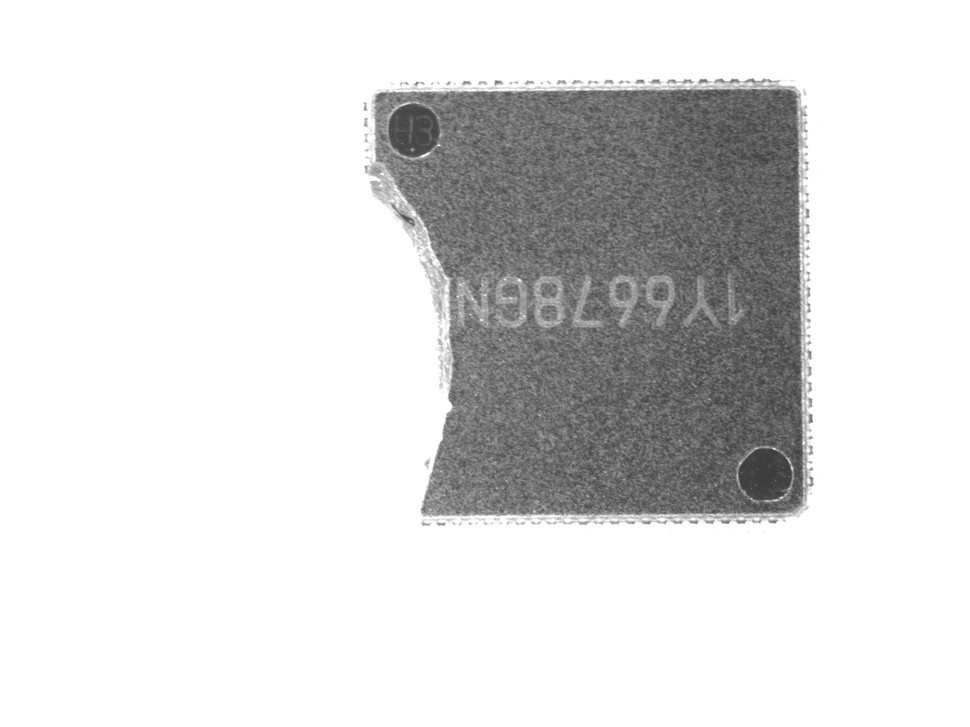
#> input picture 半导体芯片表面缺陷检测/半导体芯片表面缺陷检测-解压后可直接使用/半导体芯片表面缺陷检测/test/images/20240319231851125.jpg, 970 x 727 px, shrunk from 2592 x 1944 before the run
$ python -i prepare_obb_dataset.py   (imports and definitions only)
#> lines starting #> are read from the running program, lines starting #| are printed output that depends on the picture; after the words box and inside, x2 and y2 are one past the last pixel; in counts of white or black regions, pixels touching at a corner belong together
#> further down, picture is the input picture: shape (727, 970); min 57, max 255, mean 221.1
#!/usr/bin/env python3
"""Prepare a one-class YOLO OBB dataset from chip ROI YOLO HBB labels.

Input labels are standard 5-column YOLO detection labels:

    class cx cy w h

Output labels are YOLO OBB 9-column labels:

    class x1 y1 x2 y2 x3 y3 x4 y4

The converter estimates an oriented rectangle near each HBB crop with OpenCV
minAreaRect. If no stable rotated rectangle is found, it writes the horizontal
box as four points so every valid HBB object remains trainable.
"""

from __future__ import annotations

import argparse
import json
import math
import os
import random
import shutil
from dataclasses import dataclass, field
from pathlib import Path

import cv2
import numpy as np


SPLITS = ("train", "valid", "test")
IMAGE_EXTS = (".jpg", ".jpeg", ".png", ".bmp")
CLASS_NAMES = ["chip"]


@dataclass
class SplitStats:
    images: int = 0
    labels: int = 0
    objects: int = 0
    auto_rects: int = 0
    fallback_rects: int = 0
    empty_label_files: int = 0
    class_counts: dict[int, int] = field(default_factory=dict)


@dataclass
class PrepareStats:
    source: str
    output: str
    image_mode: str
    splits: dict[str, SplitStats] = field(default_factory=dict)
    warnings: list[str] = field(default_factory=list)


# [95 lines left out: functions parse_args, ensure_clean_output, iter_images, link_or_copy, parse_label_line, yolo_hbb_to_pixels and 1 more, not called in this run]


def horizontal_quad(x1: float, y1: float, x2: float, y2: float) -> np.ndarray:
    return np.array([[x1, y1], [x2, y1], [x2, y2], [x1, y2]], dtype=np.float32)


# [14 lines left out: functions order_quad, clip_quad, not called in this run]


def quad_area(points: np.ndarray) -> float:
    pts = np.asarray(points, dtype=np.float32).reshape(-1, 2)
    return float(abs(cv2.contourArea(pts)))


def build_candidate_masks(gray: np.ndarray) -> list[np.ndarray]:
    blurred = cv2.GaussianBlur(gray, (5, 5), 0)
    masks: list[np.ndarray] = []
    _, otsu = cv2.threshold(blurred, 0, 255, cv2.THRESH_BINARY + cv2.THRESH_OTSU)
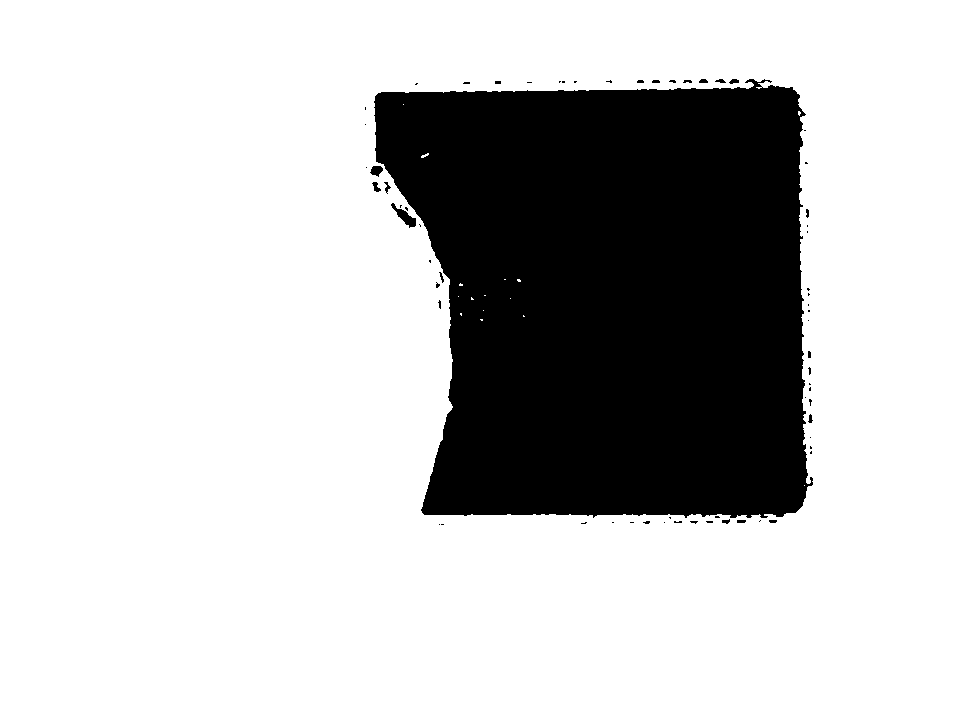
#> otsu: shape (727, 970); 77.1% white; 66 black regions (49 under 20 px), largest, box (x1, y1, x2, y2) and area: (374, 79, 813, 518) 160381, (391, 203, 416, 228) 217, (370, 166, 383, 177) 95
    masks.append(otsu)
    masks.append(cv2.bitwise_not(otsu))

    edges = cv2.Canny(blurred, 40, 120)
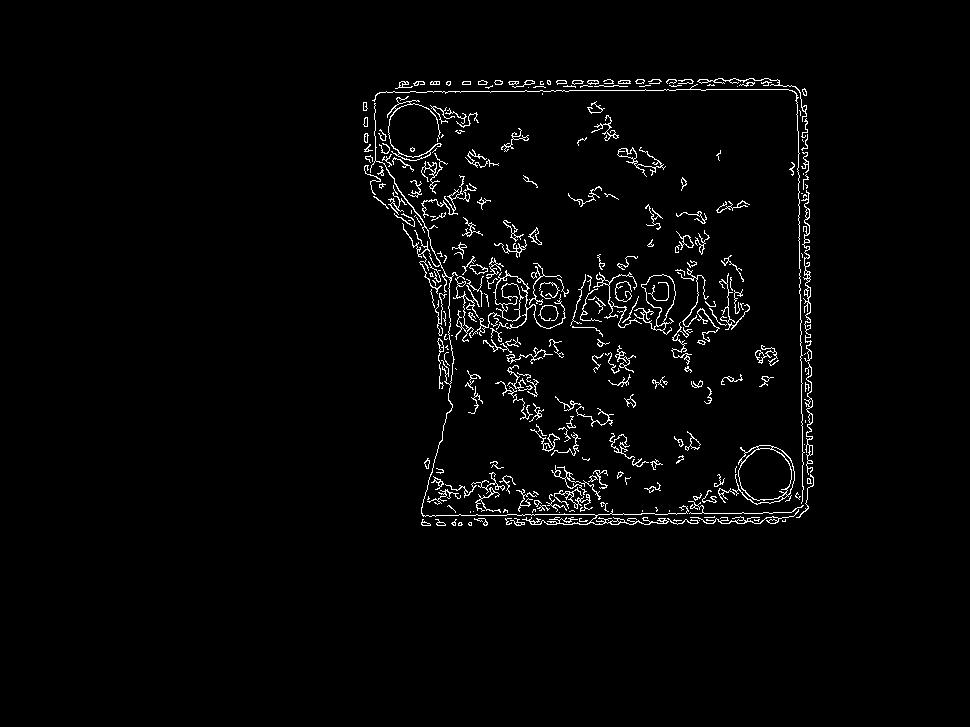
#> edges: shape (727, 970); 2.4% white in thin lines or dots, all inside (x1, y1, x2, y2) = (363, 78, 814, 526)
    kernel = np.ones((3, 3), np.uint8)
    masks.append(cv2.dilate(edges, kernel, iterations=1))

    cleaned: list[np.ndarray] = []
    for mask in masks:
        mask = cv2.morphologyEx(mask, cv2.MORPH_CLOSE, kernel, iterations=2)
        mask = cv2.morphologyEx(mask, cv2.MORPH_OPEN, kernel, iterations=1)
        cleaned.append(mask)
#> this loop made 3 passes
#> pass 1, in build_candidate_masks, `mask = cv2.morphologyEx(mask, cv2.MORPH_CLOSE, kernel, iterations=2)`:
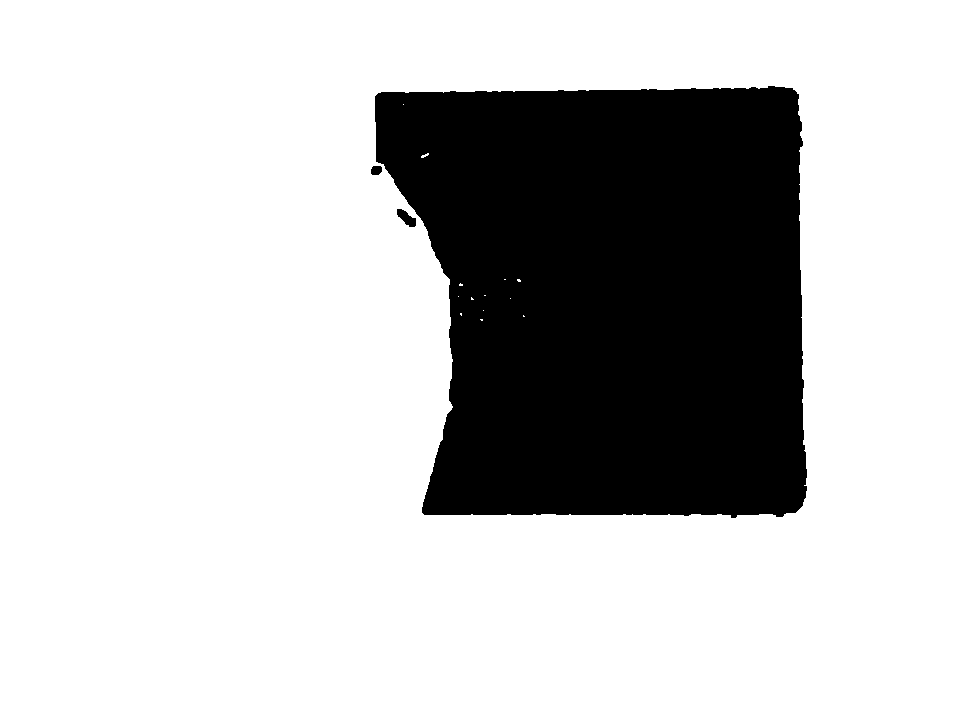
#> mask: shape (727, 970); 77.3% white; 3 black regions, box (x1, y1, x2, y2) and area: (375, 86, 807, 518) 159992, (397, 209, 416, 227) 188, (371, 166, 382, 175) 87
#> pass 2, in build_candidate_masks, `mask = cv2.morphologyEx(mask, cv2.MORPH_CLOSE, kernel, iterations=2)`:
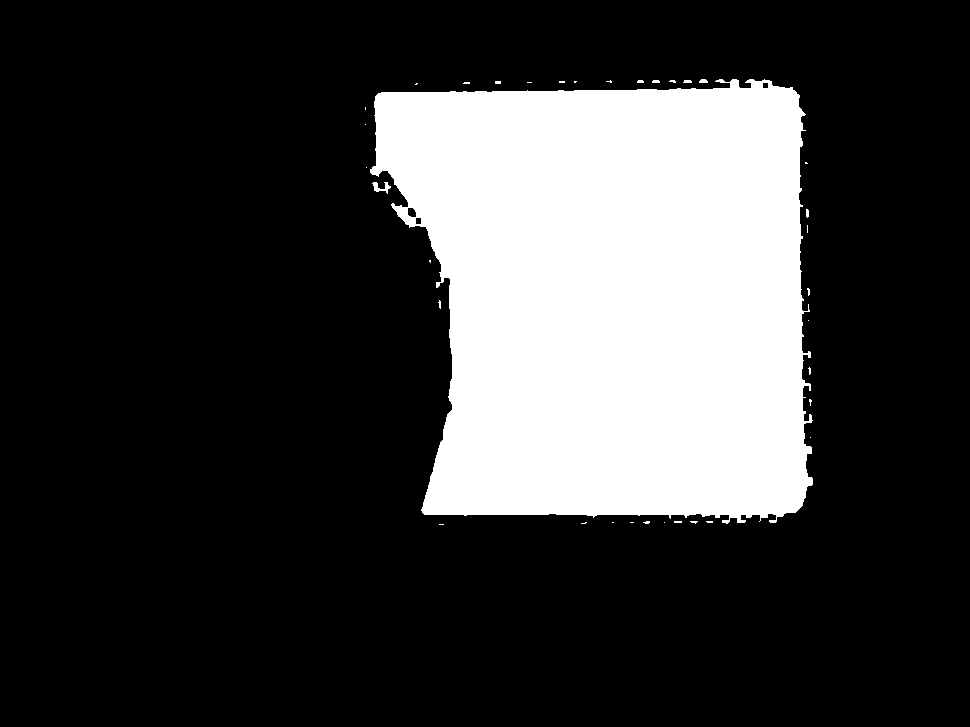
#> mask: shape (727, 970); 23% white; 36 white regions (30 under 20 px), largest, box (x1, y1, x2, y2) and area: (370, 79, 813, 524) 161645, (372, 182, 391, 194) 101, (699, 79, 708, 83) 30, (683, 80, 692, 83) 24, (806, 209, 809, 218) 24, (652, 80, 660, 83) 22
#> pass 2, in build_candidate_masks, `mask = cv2.morphologyEx(mask, cv2.MORPH_OPEN, kernel, iterations=1)`:
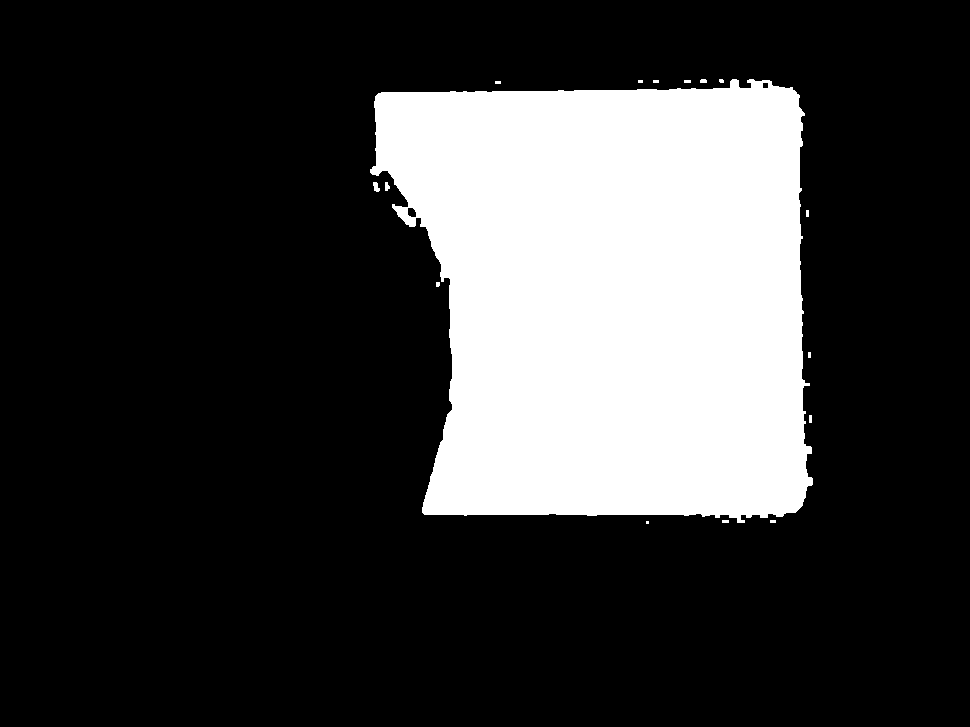
#> mask: shape (727, 970); 22.9% white; 16 white regions (8 under 20 px), largest, box (x1, y1, x2, y2) and area: (370, 79, 813, 523) 161377, (373, 182, 380, 192) 48, (385, 182, 390, 191) 34
#> after the loop, cleaned = 3 items
    return cleaned


# [112 lines left out: functions estimate_obb, format_obb_line, convert_label_file, write_data_yaml, not called in this run]


def write_labels(path: Path) -> None:
    path.parent.mkdir(parents=True, exist_ok=True)
    path.write_text("\n".join(CLASS_NAMES) + "\n", encoding="utf-8")


# [175 lines left out: functions write_calib_list, validate_obb_dataset, draw_preview, write_previews, prepare_dataset, main, not called in this run]


# [2 lines not run here, left out]

>>> import cv2
>>> picture = cv2.imread('../../../半导体芯片表面缺陷检测/半导体芯片表面缺陷检测-解压后可直接使用/半导体芯片表面缺陷检测/test/images/20240319231851125.jpg', cv2.IMREAD_GRAYSCALE)
>>> result = build_candidate_masks(picture)
#> result = 3 items
